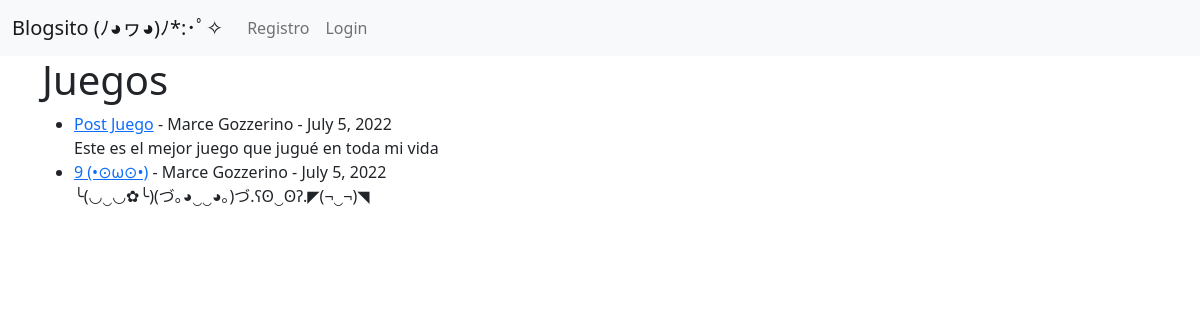
Before: /categoria/juegos/ with the older database file.
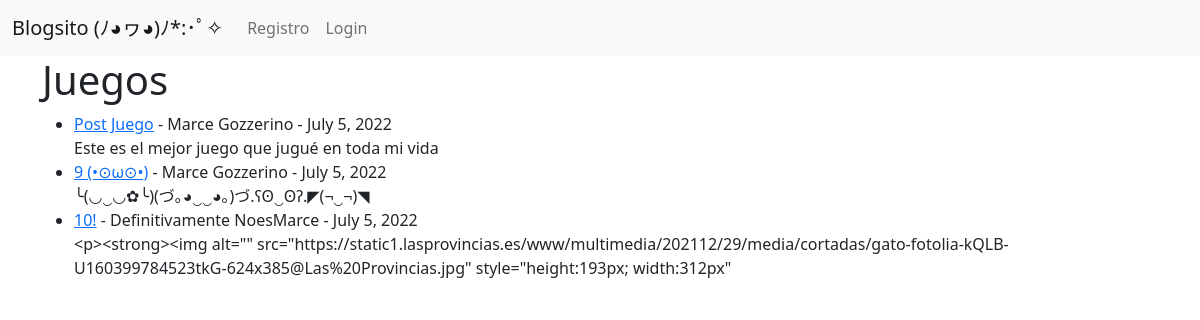
After: the same page with the newer database file.
### vlog/models.py (models this page shows, shortened)
class Post(models.Model):
    titulo = models.CharField(max_length=255)
    header_img = models.ImageField(upload_to="imagenes/",blank=True, null=True,)
    etiqueta = models.CharField(max_length=255)
    autor = models.ForeignKey(User, on_delete=models.CASCADE)
    cuerpo = RichTextField(blank=True, null=True)
    fecha = models.DateField(auto_now_add=True)
    categoria = models.CharField(max_length=255, default='Sin Categorizar')
    detalle = models.CharField(max_length=255)

### vlog/views.py (the view)
# urls.py: path('categoria/<str:cat>/', CategoriaVista, name='categoria'),
def CategoriaVista(request, cat):
    categoria_posts = Post.objects.filter(categoria=cat)
    return render(request, 'categoriasV.html', {'cat': cat.title(), 'categoria_posts': categoria_posts })

### vlog/templates/categoriasV.html (shortened to what this page needs)
{% extends 'base.html' %}
{% block content %}
{% if categoria_posts %}
<h1>{{ cat }}</h1>
<ul>
{% for post in categoria_posts %}
    <li><a href="{% url 'ArticuloDetallado' post.pk %}">{{ post.titulo }}</a>
    -
    {{ post.autor.first_name }}
    {{ post.autor.last_name }} - {{ post.fecha }}</br>
    {{ post.cuerpo|slice:":200"}}</li>
{% endfor %}
{% else %}
Lo lamento, esa categoría no existe.
{% endif %}
</ul>
{% endblock %}

### vlog/templates/base.html (shortened to what this page needs)
<!doctype html>
<html lang="en">
  <head>
    <link href="https://cdn.jsdelivr.net/npm/bootstrap@5.2.0-beta1/dist/css/bootstrap.min.css" rel="stylesheet">
  </head>
  <body>
    <nav class="navbar navbar-expand-lg bg-light">
        <div class="container-fluid">
          <a class="navbar-brand" href="{% url 'home' %}">Blogsito (ﾉ◕ヮ◕)ﾉ*:･ﾟ✧</a>
          <div class="collapse navbar-collapse" id="navbarSupportedContent">
            <ul class="navbar-nav me-auto mb-2 mb-lg-0">
              {% if user.is_authenticated %}
              <li class="nav-item">
                <a class="nav-link" href="{% url 'AgregarPost' %}">Agregar Post</a>
              </li>
              <li class="nav-item">
                <a class="nav-link" href="{% url 'agregarcategoria' %}">Agregar Categoria</a>
              </li>
              <li class="nav-item">
                <a class="nav-link" href="{% url 'logout' %}">Logout</a>
              </li>
              {% else %}
              <li class="nav-item">
                <a class="nav-link" href="{% url 'registro' %}">Registro</a>
              </li>
              <li class="nav-item">
                <a class="nav-link" href="{% url 'login' %}">Login</a>
              </li>
              {% endif %}
            </ul>
          </div>
        </div>
      </nav>
    <div class="container">
    {% block content %}
    {% endblock %}
    </div>
  </body>
</html>

Changed rows visible on the page:
added Post: titulo "10!", autor.first_name "Definitivamente", autor.last_name "NoesMarce", fecha "July 5, 2022", cuerpo "<p><strong><img alt=\"\" src=\"https://static1.lasprovincias.es/www/multimedia/202112/29/media/cortadas/gato-fotolia-kQLB-U160399784523tkG-624x385@Las%20Provincias.jpg\" style=\"height:193px; width:312px\""
